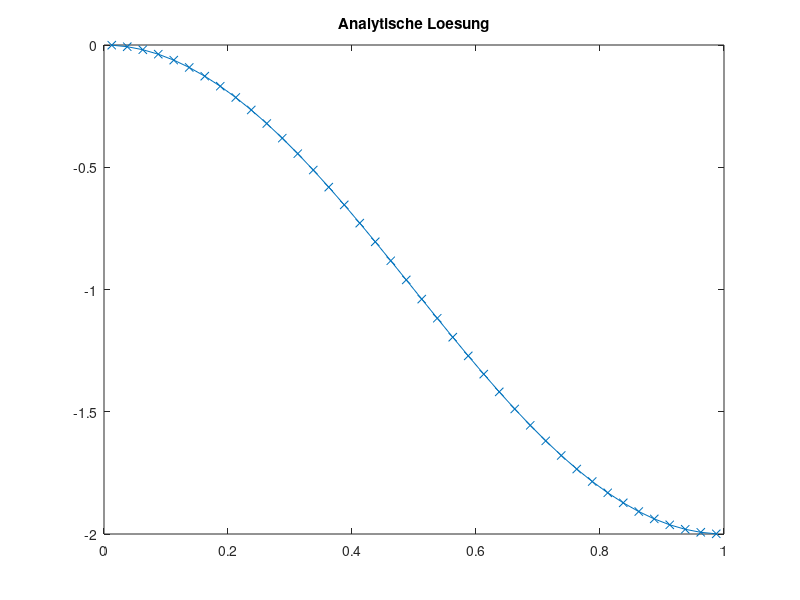
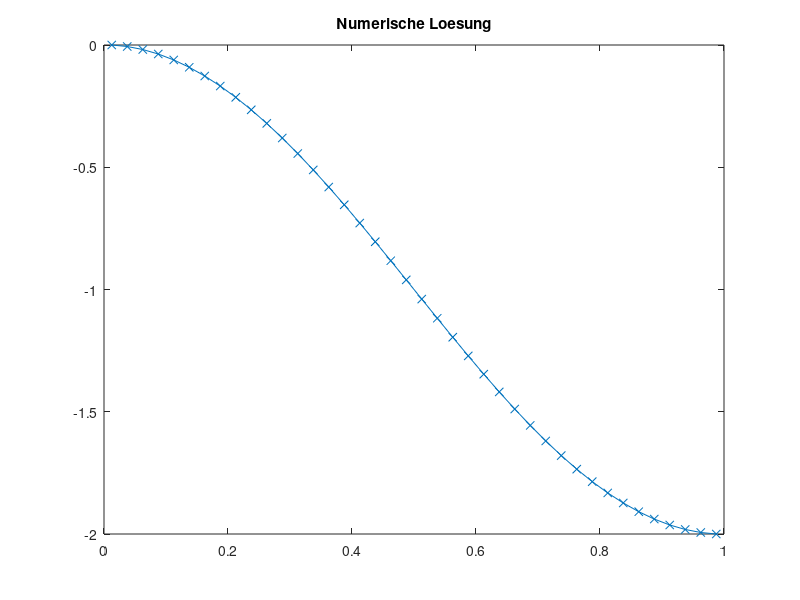
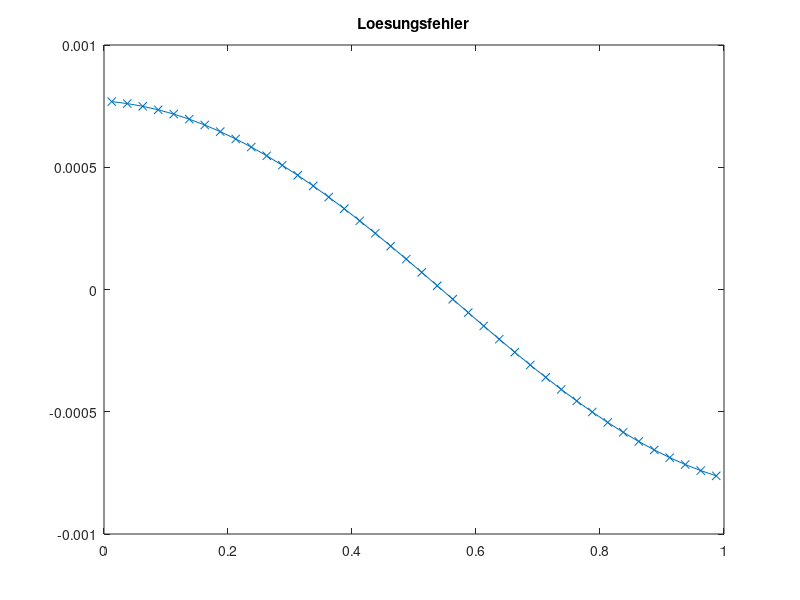
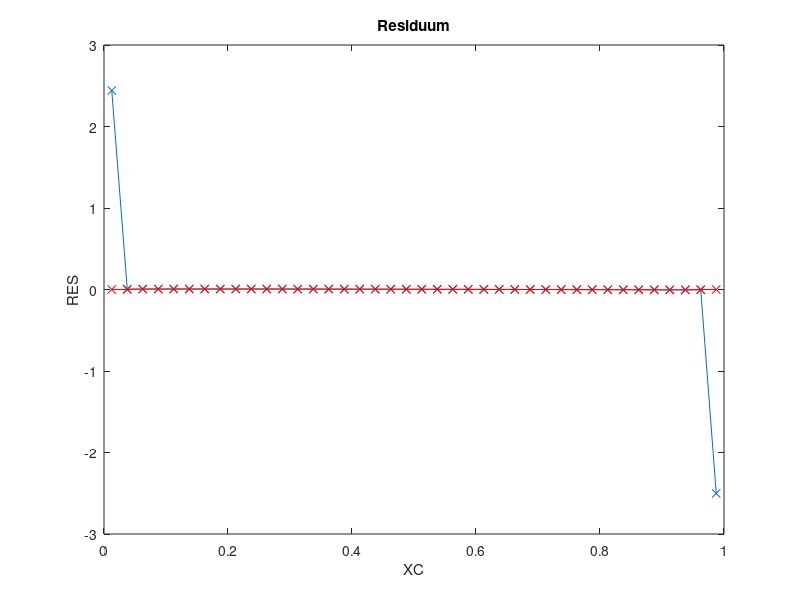

MATLAB code for these plots, in order:
clc
clear all
close all

%SOL=@(x) sin(pi*x)+1;
%MSOL=@(x) pi*cos(pi*x)-pi^2*sin(pi*x);

SOL=@(x) cos(pi*x)-1;
MSOL=@(x) -pi*sin(pi*x)-pi^2*cos(pi*x);

DIF=1.0;
KONV=1.0;
BETA=0.5;
XMIN=0.0;
XMAX=1.0;

N=40; % KV's

X = linspace(XMIN, XMAX, N+1);
XC = (X(1:N)+X(2:N+1))/2;
XCR = [XMIN, XC, XMAX];

%%% ANALYTISCHE LÖSUNG
TA = zeros(1, N);
for I=1:N
  TA(I)=SOL(XC(I));
end

figure(1)
plot(XC, TA, 'x-');
title('Analytische Loesung')

%%% FVM Lösung

% Randbedingungen
RBE = SOL(XMAX);
RBW = SOL(XMIN);

% Koeffizienten speichern
AP = zeros(1, N);
AE = zeros(1, N);
AW = zeros(1, N);

for I=1:N
  DX = X(I+1)-X(I);

  DXE = XCR(I+2)-XCR(I+1);
  DXW = XCR(I+1)-XCR(I);

  AE(I) = DIF/(DXE*DX);
  AW(I) = DIF/(DXW*DX);

  AP(I) = -AE(I)-AW(I);

  DCDSE = (X(I+1)-XCR(I+1))/DXE;
  DCDSW = (XCR(I+1)-X(I))/DXW;

  AEK(I) = KONV/DX * DCDSE;
  AWK(I) = -KONV/DX * DCDSW;

  APK(I) = KONV/DX * ((1-DCDSE)-(1-DCDSW));
  AK(I) = KONV/DX;
end

% Gesamtgleichungssystem aufstellen
A = zeros(N);
b = zeros(N,1);

for I=1:N
  b(I) = MSOL(XC(I));

  % Hauptdiagonale
  A(I,I) = AP(I) + APK(I);

  % Westliche Nebendiagonale
  if mod(I,N)==1
    b(I) = b(I) - AW(I)*RBW + AK(I)*RBW;
  else
    A(I, I-1) = AW(I) + AWK(I);
  end

  % Östliche Nebendiagonale
  if mod(I,N)==0
    b(I) = b(I) - AE(I)*RBE - AK(I)*RBE;
  else
    A(I, I+1) = AE(I) + AEK(I);
  end
end

T=A\b;

figure(2)
plot(XC, T, 'x-');
title('Numerische Loesung')

%%% Lösungsfehler berechnen
SERR=0.0;
ERR=zeros(1, N);
for I=1:N
    ERR(I)=T(I)-TA(I);
    SERR=SERR+ERR(I)^2;
end
SERR=sqrt(SERR/(N));

figure(3)
plot(XC, ERR, 'x-');
title('Loesungsfehler')

fprintf('Summierter Fehler %16.10e N=%g\n', SERR, N);


%%% ORDNUNG  BESTIMMEN
ERR5=2.4182329465e-02;
ERR10=5.9638142082e-03;
ERR20=1.4859620816e-03;
ERR40=3.7118037236e-04;
op=log((ERR5)/(ERR10))/log(2);
fprintf('Ordnung des Verfahrens %16.10e \n',op  );
op=log((ERR10)/(ERR20))/log(2);
fprintf('Ordnung des Verfahrens %16.10e \n',op  );
op=log((ERR20)/(ERR40))/log(2);
fprintf('Ordnung des Verfahrens %16.10e \n',op  );


%%% RESIDUUM BERECHNEN
t=zeros(N, 1);
for I=1:N
    t(I)=SOL(XC(I));
end

RES=A*t-b;

figure(4)
plot(XC,RES,'x-');

xlabel('XC')
ylabel('RES')
title('Residuum')

%%% Truncation Error berechnen

% b ohne Randwerte
TE=zeros(1, N);
for I=1:N
  b(I) = MSOL(XC(I));
end

for I=3:N-2
  DX = X(I+1)-X(I);
  TE(I) = (DX/24 * (b(I+1) - 2*b(I) + b(I-1)))... % TE_source
        + ((T(I+2)-3*T(I+1)+3*T(I)-T(I-1))/(24*DX))... % TE_e
        - ((T(I+1)-3*T(I)+3*T(I-1)-T(I-2))/(24*DX))... % TE_w
        + (T(I+1)-2*T(I)+T(I-1))/8 ...
        + (T(I+2)-2*T(I+1)+2*T(I-1)-T(I-2))/32 ...
        - (T(I+1)-2*T(I)+T(I-1))/8 ...
        + (T(I+2)-2*T(I+1)+2*T(I-1)-T(I-2))/32;
  TE(I) = TE(I)/DX;
end;

% TE Sonderfälle für Randvolumen
%I=2;
%DX = X(I+1)-X(I);
%TE(I) = (DX/24 * (b(I+1) - 2*b(I) + b(I-1)))... % TE_source
      %+ ((T(I+2)-3*T(I+1)+3*T(I)-T(I-1))/(24*DX))... % TE_e
      %- ((T(I+1)-3*T(I)+4*T(I-1)-2*RBW)/(24*DX)); % TE_w
  %TE(I) = TE(I)/DX;

%I = N-1;
%DX = X(I+1)-X(I);
%TE(I) = (DX/24 * (b(I+1) - 2*b(I) + b(I-1)))... % TE_source
      %+ ((2*RBE-4*T(I+1)+3*T(I)-T(I-1))/(24*DX))... % TE_e
      %- ((T(I+1)-3*T(I)+3*T(I-1)-T(I-2))/(24*DX)); % TE_w
  %TE(I) = TE(I)/DX;

hold on;
plot(XC, TE, 'rx-');

RESTE = RES-TE';

figure(5)
plot(XC(3:N-2), RESTE(3:N-2), 'x-')
xlabel('XC')
ylabel('RES-TE')
